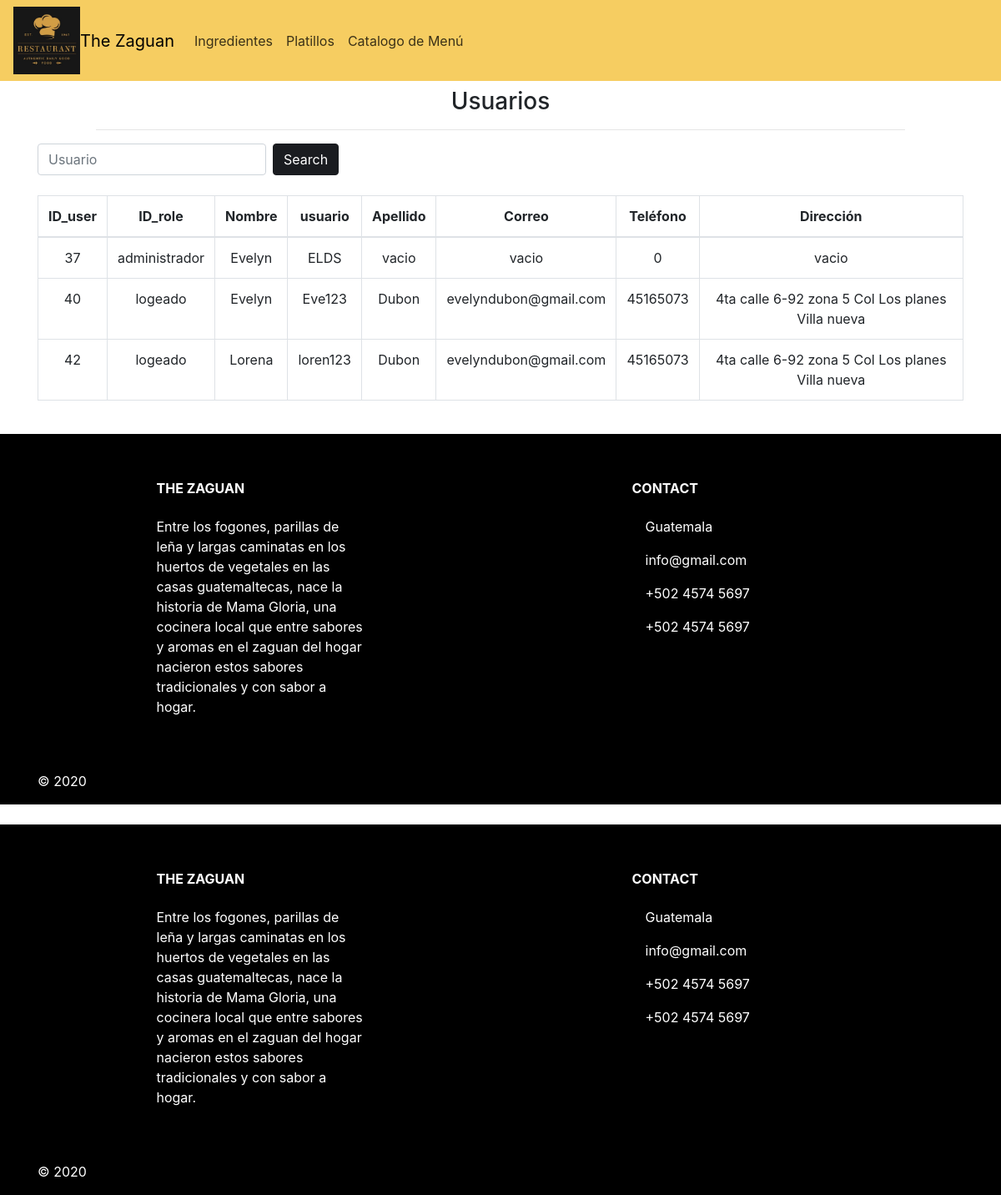
Page /usuarios/buscar.php (signed in) on the committed database.
### tables this page shows
CREATE TABLE `usuario` (
  `ID_user` int(11) NOT NULL,
  `ID_role` int(11) NOT NULL,
  `nombre` varchar(100) NOT NULL,
  `usuario` varchar(50) NOT NULL,
  `apellido` varchar(100) NOT NULL,
  `correo` varchar(100) NOT NULL,
  `contraseña` varchar(255) NOT NULL,
  `telefono` int(11) NOT NULL,
  `direccion` varchar(100) NOT NULL
);

CREATE TABLE `roles` (
  `ID_role` int(11) NOT NULL,
  `rol` varchar(50) NOT NULL
);

### usuarios/buscar.php (the view, shortened to what this page needs)
<?php
require_once '../conexion/conexion.php';
?>
<!doctype html>
<html lang="en">
  <head>
    <link href="../sass/style.css" rel="stylesheet">
    <link rel="stylesheet" href="https://stackpath.bootstrapcdn.com/bootstrap/4.3.1/css/bootstrap.min.css">
  </head>
  <body class="text-center">
    <header>
    <nav class="navbar navbar-expand-xl navbar_intems " id="l"> <img src="../img/Logo.JPG" alt=80px width="80px"><a class="navbar-brand" href="#">The Zaguan</a>
           <div class="collapse navbar-collapse" id="navbarNavAltMarkup">
            <div class="navbar-nav"> <a class="nav-item nav-link active" href="../ingredientes/ingredientes.php">Ingredientes <span class="sr-only">(current)</span></a>
               <a class="nav-item nav-link" href="../platillos/platillos.php">Platillos</a> <a class="nav-item nav-link" href="../menu/catalogo.php">Catalogo de Menú</a>
                <a class="nav-item nav-link disabled" href="#"></a> </div> </div> </nav>
              <nav>
                <div class ="container-fluid">
                  <div class="row justify-content-center">
                    <div class= "col-md-10">
                      <h3 class="text-center mt-2"> Usuarios </h3>
                      <hr>
                    </div>
                  </div>
                </div>
              </nav>
    </header>
   <section id="n1">
      <div class= "container">
      <div class="row">
          <div class="col-md-12">
                <form class="form-inline my-2 my-lg-0" action="buscar.php" metho="POST"  onSubmit="return validarForm(this)">
                <input class="form-control mr-sm-2"  name="usuario" type="search" placeholder="Usuario" aria-label="Search"
                valu="<?php echo $busqueda;?>">
                <input type="submit" name="submit" value="Search" class="btn btn-outline-success my-2 my-sm-0" id="primary">
                </form>
                <br>
          <div class=" table-responsive-md">
            <table class="table table-bordered table-hover">
            <thead>
                <tr>
                  <th>ID_user</th>
                  <th>ID_role</th>
                  <th>Nombre</th>
                  <th>usuario</th>
                  <th>Apellido</th>
                  <th>Correo</th>
                  <th>Teléfono</th>
                  <th>Dirección</th>
                </tr>
            </thead>
            <tbody>
              <?php
                $result2 =$mysqli->query("SELECT u.ID_user, u.nombre, u.usuario, u.apellido,
                  u.correo, u.telefono, u.direccion, r.rol  From usuario u inner join roles r on u.ID_role = r.ID_role
                  where (u.ID_user LIKE '%$buscar%' or u.usuario LIKE '%$buscar%' or u.nombre LIKE '%$buscar%' or r.rol LIKE '%$buscar%' )");
                while ($row = mysqli_fetch_assoc($result2)){
              ?>
              <tr>
                <td><?php echo $row['ID_user']?></td>
                <td><?php echo $row['rol']?></td>
                <td><?php echo $row['nombre']?></td>
                <td><?php echo $row['usuario']?></td>
                <td><?php echo $row['apellido']?></td>
                <td><?php echo $row['correo']?></td>
                <td><?php echo $row['telefono']?></td>
                <td><?php echo $row['direccion']?></td>
              </tr>
                <?php }
                ?>
            </tbody>
            </table>
          </div>
         </div>
        </div>
        <br>
    </section>
  <footer class="page-footer font-small mdb-color pt-4" id="f">
      <div class="container text-center text-md-left">
        <div class="row text-center text-md-left mt-3 pb-3">
          <div class="col-md-3 col-lg-3 col-xl-3 mx-auto mt-3">
            <h6 class="text-uppercase mb-4 font-weight-bold">The Zaguan</h6>
            <p>Entre los fogones, parillas de leña y largas caminatas en los huertos de vegetales en las casas guatemaltecas,
              nace la historia de Mama Gloria, una cocinera local que entre sabores y aromas en el zaguan del hogar nacieron
              estos sabores tradicionales y con sabor a hogar.</p>
          </div>
          <div class="col-md-4 col-lg-3 col-xl-3 mx-auto mt-3">
            <h6 class="text-uppercase mb-4 font-weight-bold">Contact</h6>
            <p>
              <i class="fas fa-home mr-3"></i> Guatemala</p>
            <p>
              <i class="fas fa-envelope mr-3"></i> info@gmail.com</p>
            <p>
              <i class="fas fa-phone mr-3"></i> +502 4574 5697</p>
            <p>
              <i class="fas fa-print mr-3"></i> +502 4574 5697</p>
          </div>
        </div>
        <hr>
        <div class="row d-flex align-items-center">
          <div class="col-md-3 col-lg-4">
            <p class="text-center text-md-left">© 2020
            </p>
          </div>
      </div>
    </footer>
  </body>
</html>
  <footer class="page-footer font-small mdb-color pt-4" id="f">
      <div class="container text-center text-md-left">
        <div class="row text-center text-md-left mt-3 pb-3">
          <div class="col-md-3 col-lg-3 col-xl-3 mx-auto mt-3">
            <h6 class="text-uppercase mb-4 font-weight-bold">The Zaguan</h6>
            <p>Entre los fogones, parillas de leña y largas caminatas en los huertos de vegetales en las casas guatemaltecas,
              nace la historia de Mama Gloria, una cocinera local que entre sabores y aromas en el zaguan del hogar nacieron
              estos sabores tradicionales y con sabor a hogar.</p>
          </div>
          <div class="col-md-4 col-lg-3 col-xl-3 mx-auto mt-3">
            <h6 class="text-uppercase mb-4 font-weight-bold">Contact</h6>
            <p>
              <i class="fas fa-home mr-3"></i> Guatemala</p>
            <p>
              <i class="fas fa-envelope mr-3"></i> info@gmail.com</p>
            <p>
              <i class="fas fa-phone mr-3"></i> +502 4574 5697</p>
            <p>
              <i class="fas fa-print mr-3"></i> +502 4574 5697</p>
          </div>
        </div>
        <hr>
        <div class="row d-flex align-items-center">
          <div class="col-md-3 col-lg-4">
            <p class="text-center text-md-left">© 2020
            </p>
          </div>
      </div>
    </footer>
  </body>
</html>

### sass/style.css (style rules this page uses)
.navbar-brand { color: black; }
.navbar-nav .nav-link { color: rgba(0, 0, 0, 0.76); }
#n1 { color: black; background-color: #fff; }
.align-items-center { -webkit-box-align: center; -ms-flex-align: center; align-items: center; }
#f { background-color: black; color: #fff; }
#primary { color: #fff; background-color: #1a1c20; border-color: #1a1c20; }
#l { background-color: #f6cd61; }

### rows in the picture
usuario: ID_user "37", ID_role.rol "administrador", nombre "Evelyn", usuario "ELDS", apellido "vacio", correo "vacio", telefono "0", direccion "vacio"
usuario: ID_user "40", ID_role.rol "logeado", nombre "Evelyn", usuario "Eve123", apellido "Dubon", correo "evelyndubon@gmail.com", telefono "45165073", direccion "4ta calle 6-92 zona 5 Col Los planes Villa nueva"
usuario: ID_user "42", ID_role.rol "logeado", nombre "Lorena", usuario "loren123", apellido "Dubon", correo "evelyndubon@gmail.com", telefono "45165073", direccion "4ta calle 6-92 zona 5 Col Los planes Villa nueva"
